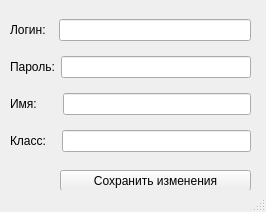
<?xml version="1.0" encoding="UTF-8"?>
<ui version="4.0">
 <class>MainWindow</class>
 <widget class="QMainWindow" name="MainWindow">
  <property name="geometry">
   <rect>
    <x>0</x>
    <y>0</y>
    <width>266</width>
    <height>212</height>
   </rect>
  </property>
  <property name="windowTitle">
   <string>MainWindow</string>
  </property>
  <widget class="QWidget" name="centralwidget">
   <widget class="QPushButton" name="pushButton">
    <property name="geometry">
     <rect>
      <x>60</x>
      <y>170</y>
      <width>191</width>
      <height>21</height>
     </rect>
    </property>
    <property name="text">
     <string>Сохранить изменения</string>
    </property>
   </widget>
   <widget class="QLabel" name="label_5">
    <property name="geometry">
     <rect>
      <x>10</x>
      <y>145</y>
      <width>171</width>
      <height>21</height>
     </rect>
    </property>
    <property name="text">
     <string/>
    </property>
   </widget>
   <widget class="QWidget" name="">
    <property name="geometry">
     <rect>
      <x>10</x>
      <y>10</y>
      <width>241</width>
      <height>151</height>
     </rect>
    </property>
    <layout class="QVBoxLayout" name="verticalLayout">
     <item>
      <layout class="QHBoxLayout" name="horizontalLayout">
       <item>
        <widget class="QLabel" name="label">
         <property name="text">
          <string>Логин:  </string>
         </property>
        </widget>
       </item>
       <item>
        <widget class="QLineEdit" name="lineEdit">
         <property name="enabled">
          <bool>true</bool>
         </property>
         <property name="readOnly">
          <bool>true</bool>
         </property>
        </widget>
       </item>
      </layout>
     </item>
     <item>
      <layout class="QHBoxLayout" name="horizontalLayout_2">
       <item>
        <widget class="QLabel" name="label_2">
         <property name="text">
          <string>Пароль:</string>
         </property>
        </widget>
       </item>
       <item>
        <widget class="QLineEdit" name="lineEdit_2"/>
       </item>
      </layout>
     </item>
     <item>
      <layout class="QHBoxLayout" name="horizontalLayout_3">
       <item>
        <widget class="QLabel" name="label_3">
         <property name="text">
          <string>Имя:      </string>
         </property>
        </widget>
       </item>
       <item>
        <widget class="QLineEdit" name="lineEdit_3">
         <property name="frame">
          <bool>true</bool>
         </property>
         <property name="dragEnabled">
          <bool>false</bool>
         </property>
         <property name="readOnly">
          <bool>true</bool>
         </property>
         <property name="clearButtonEnabled">
          <bool>false</bool>
         </property>
        </widget>
       </item>
      </layout>
     </item>
     <item>
      <layout class="QHBoxLayout" name="horizontalLayout_4">
       <item>
        <widget class="QLabel" name="label_4">
         <property name="text">
          <string>Класс:   </string>
         </property>
        </widget>
       </item>
       <item>
        <widget class="QLineEdit" name="lineEdit_4">
         <property name="readOnly">
          <bool>true</bool>
         </property>
        </widget>
       </item>
      </layout>
     </item>
    </layout>
   </widget>
  </widget>
  <widget class="QStatusBar" name="statusbar"/>
 </widget>
 <resources/>
 <connections/>
</ui>
